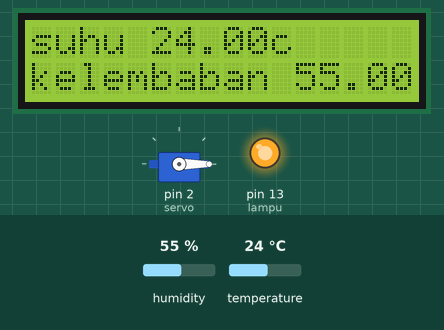
The sketch below on a simulated Arduino Uno, built with avr-gcc and run on an emulated ATmega328P. On the bench: servo, 16×2 character LCD, output pins drawn as LEDs (lit = HIGH). Inputs (shaded band) come from the test bench; at power-on: temperature 24 °C, humidity 55 %. What the sketch prints to the serial monitor is not drawn.

Above: at 4.2 s.
4.3 s: temperature set to 41 °C
At 5.9 s:
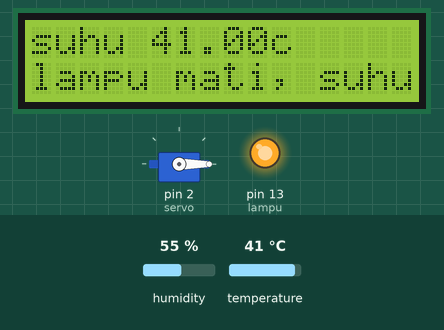
10.3 s: temperature set to 12 °C
At 12.1 s:
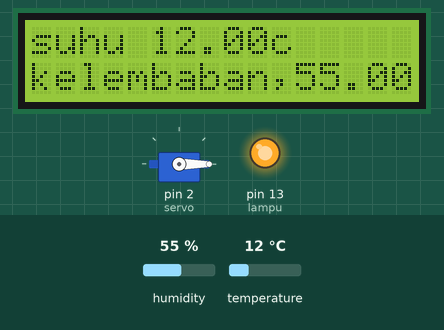
13.0 s: temperature set to 40 °C
At 14.5 s:
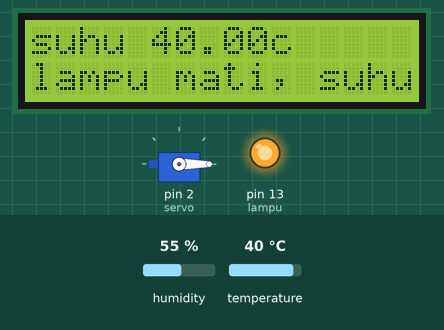
Timing chart, 0 to 16.0 s (numbered marks = the images above; inputs shaded):
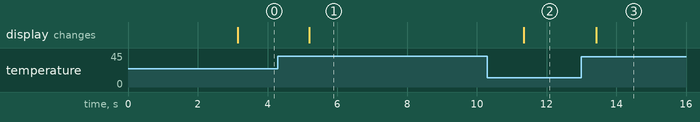

Measured:
- after the input at 4.3 s, the display: changes after 0.90 s (image 1)
- after the input at 10.3 s, the display: changes after 1.0 s (image 2)
- after the input at 13.0 s, the display: changes after 0.43 s (image 3)

The sketch:

pradana.ino
```cpp
#include <Servo.h>
#include <Wire.h>
#include <LiquidCrystal_I2C.h>
#include "DHT.h"
unsigned long waktu_lama;
unsigned long waktu_sekarang;
unsigned long detik;
Servo servo;
LiquidCrystal_I2C lcd(0x27, 16, 2);

#define DHTPIN 8
#define DHTTYPE DHT11
DHT dht(DHTPIN, DHTTYPE);
int lampu =  13;
void setup() {
Serial.begin(9600);
     Serial.println("lampu nyala");
servo.attach(2);
 servo.write(0);
dht.begin();
lcd.init();
lcd.backlight();
pinMode(lampu,OUTPUT);
lcd.setCursor(1,0);
lcd.print("PENETAS TELUR");
lcd.setCursor(4,1);
lcd.print("OTOMATIS");
    digitalWrite(lampu, HIGH);
delay(3000);
lcd.clear();
}

void loop() {
  waktu_sekarang = millis();

//delay(500);
float h = dht.readHumidity();
float t = dht.readTemperature();

if (isnan(h) || isnan(t)) {
lcd.setCursor(0,3);
lcd.print("Sensor Eror");
return;
}

//lcd.clear();
lcd.setCursor(0,0);
lcd.print("suhu");
lcd.setCursor(5,0);
lcd.print(t);
lcd.setCursor(10,0);
lcd.print("c");
lcd.setCursor(0,1);
lcd.print("kelembaban");
lcd.setCursor(11,1);
lcd.print(h);

Serial.print("suhu = ");
Serial.println(t);
Serial.print("temperatur = ");
Serial.println(h);
if (t <= 37.5 and h >= 60){
    digitalWrite(lampu, LOW);
     Serial.println("lampu nyala");
//     lcd.setCursor(0,1);
//      lcd.print("s\uhu normal");
  }
  else if (t >= 39.05){
    digitalWrite(lampu, HIGH);
    Serial.println("lampu mati");
    lcd.setCursor(0,1);
      lcd.print("lampu mati, suhu naik");
  }


//servo berputar setiap 30 menit sekali
if((waktu_sekarang-waktu_lama) >=1000){
  detik++;
  waktu_lama = waktu_sekarang;
  if(detik == 601){
    detik = 0;
    }

  if(detik == 300){
    servo.write(190);
    }else if(detik == 600){
      servo.write(0);
      }
  }


    Serial.print("detik ke ");
  Serial.println(detik);
//    Serial.println(h);
//      Serial.println(t);

}
```
